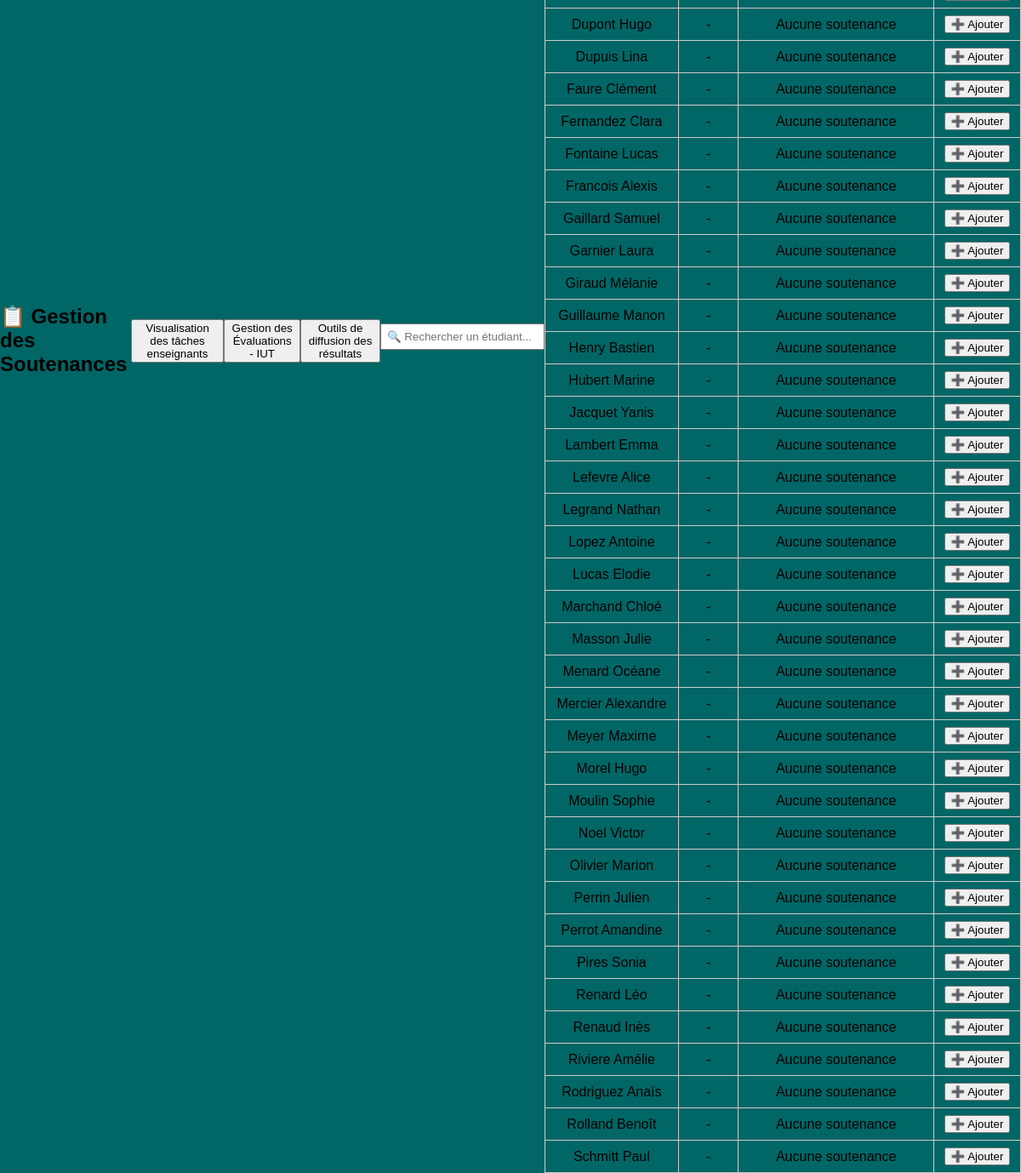
The page /back/mainAdministration.php on the database its author committed.
### tables this page shows
CREATE TABLE `EtudiantsBUT2ou3` (
  `IdEtudiant` smallint(6) NOT NULL,
  `nom` varchar(50) NOT NULL,
  `prenom` varchar(50) NOT NULL,
  `mail` varchar(80) NOT NULL
);

### back/mainAdministration.php (the view, shortened to what this page needs)
<?php
$host = 'localhost';
$db   = 'evaluationstages';
$user = 'root';
$pass = '';
$charset = 'utf8mb4';
$dsn = "mysql:host=$host;dbname=$db;charset=$charset";
$options = [
    PDO::ATTR_ERRMODE => PDO::ERRMODE_EXCEPTION,
    PDO::ATTR_DEFAULT_FETCH_MODE => PDO::FETCH_ASSOC,
];
try {
    $pdo = new PDO($dsn, $user, $pass, $options);
} catch (PDOException $e) {
    echo "Erreur de connexion : " . $e->getMessage();
    exit;
}
$sql = "SELECT IdEtudiant, nom, prenom FROM etudiantsbut2ou3 ORDER BY nom, prenom";
$etudiants = $pdo->query($sql)->fetchAll();
?>
<!DOCTYPE html>
<html lang="fr">
<head>
    <link rel="stylesheet" href="style.css">
</head>
<body>
<h2>📋 Gestion des Soutenances</h2>
<a href="Partie3.1/3_1_natan.php">
    <button>Visualisation des tâches enseignants</button>
</a>
<a href="Partie3.3/index.php">
    <button>Gestion des Évaluations - IUT</button>
</a>
<a href="Partie3.4/index.php">
    <button>Outils de diffusion des résultats</button>
</a>
<input type="text" id="searchInput" placeholder="🔍 Rechercher un étudiant...">
<table id="tableEtudiants">
    <tbody>
    <?php foreach ($etudiants as $etu): ?>
        <?php
        $sql = "
            SELECT 'stage' AS type, IdEvalStage AS id, date_h AS date, IdSalle, IdEnseignantTuteur
            FROM evalstage WHERE IdEtudiant = :id
            UNION
            SELECT 'anglais' AS type, IdEvalAnglais AS id, dateS AS date, IdSalle, NULL
            FROM evalanglais WHERE IdEtudiant = :id
            LIMIT 1
        ";
        $stmt = $pdo->prepare($sql);
        $stmt->execute(['id' => $etu['IdEtudiant']]);
        $soutenance = $stmt->fetch();
        $tuteurNom = "-";
        ?>
        <tr>
            <td><?= htmlspecialchars($etu['nom'] . " " . $etu['prenom']) ?></td>
            <td><?= $tuteurNom ?></td>
            <?php if ($soutenance): ?>
                <td><?= $soutenance['type'] === 'stage' ? "Portfolio & Stage" : "Anglais" ?></td>
                <td><?= htmlspecialchars($soutenance['date']) ?></td>
                <td><?= htmlspecialchars($soutenance['IdSalle']) ?></td>
                <td class="actions">
                    <a href="Partie3.2/EditSoutenance.php?id=<?= $soutenance['id'] ?>&type=<?= $soutenance['type'] ?>">
                        <button>✏️ Modifier</button>
                    </a>
                    <a href="Partie3.2/DeleteSoutenance.php?id=<?= $soutenance['id'] ?>&type=<?= $soutenance['type'] ?>" onclick="return confirm('Supprimer cette soutenance ?')">
                        <button style="color:red;">❌ Supprimer</button>
                    </a>
                </td>
            <?php else: ?>
                <td colspan="3">Aucune soutenance</td>
                <td>
                    <a href="Partie3.2/AddSoutenance.php?idEtudiant=<?= $etu['IdEtudiant'] ?>">
                        <button>➕ Ajouter</button>
                    </a>
                </td>
            <?php endif; ?>
        </tr>
    <?php endforeach; ?>
    </tbody>
</table>
</body>
</html>

### style.css (style rules this page uses)
body { font-family: Arial, sans-serif; background-color: #006666; display: flex; justify-content: center; align-items: center; height: 100vh; margin: 0; }

### back/mainAdministration.php (style rules this page uses)
table { border-collapse: collapse; width: 100%; margin-top: 20px; }
#searchInput { width: 300px; padding: 6px; margin-bottom: 10px; }

### rows shown on the page
etudiantsbut2ou3: nom+prenom "Dupont Hugo", tuteurNom "-"
etudiantsbut2ou3: nom+prenom "Dupuis Lina", tuteurNom "-"
etudiantsbut2ou3: nom+prenom "Faure Clément", tuteurNom "-"
etudiantsbut2ou3: nom+prenom "Fernandez Clara", tuteurNom "-"
etudiantsbut2ou3: nom+prenom "Fontaine Lucas", tuteurNom "-"
etudiantsbut2ou3: nom+prenom "Francois Alexis", tuteurNom "-"
etudiantsbut2ou3: nom+prenom "Gaillard Samuel", tuteurNom "-"
etudiantsbut2ou3: nom+prenom "Garnier Laura", tuteurNom "-"
etudiantsbut2ou3: nom+prenom "Giraud Mélanie", tuteurNom "-"
etudiantsbut2ou3: nom+prenom "Guillaume Manon", tuteurNom "-"
etudiantsbut2ou3: nom+prenom "Henry Bastien", tuteurNom "-"
etudiantsbut2ou3: nom+prenom "Hubert Marine", tuteurNom "-"
etudiantsbut2ou3: nom+prenom "Jacquet Yanis", tuteurNom "-"
etudiantsbut2ou3: nom+prenom "Lambert Emma", tuteurNom "-"
etudiantsbut2ou3: nom+prenom "Lefevre Alice", tuteurNom "-"
etudiantsbut2ou3: nom+prenom "Legrand Nathan", tuteurNom "-"
etudiantsbut2ou3: nom+prenom "Lopez Antoine", tuteurNom "-"
etudiantsbut2ou3: nom+prenom "Lucas Elodie", tuteurNom "-"
etudiantsbut2ou3: nom+prenom "Marchand Chloé", tuteurNom "-"
etudiantsbut2ou3: nom+prenom "Masson Julie", tuteurNom "-"
etudiantsbut2ou3: nom+prenom "Menard Océane", tuteurNom "-"
etudiantsbut2ou3: nom+prenom "Mercier Alexandre", tuteurNom "-"
etudiantsbut2ou3: nom+prenom "Meyer Maxime", tuteurNom "-"
etudiantsbut2ou3: nom+prenom "Morel Hugo", tuteurNom "-"
etudiantsbut2ou3: nom+prenom "Moulin Sophie", tuteurNom "-"
etudiantsbut2ou3: nom+prenom "Noel Victor", tuteurNom "-"
etudiantsbut2ou3: nom+prenom "Olivier Marion", tuteurNom "-"
etudiantsbut2ou3: nom+prenom "Perrin Julien", tuteurNom "-"
etudiantsbut2ou3: nom+prenom "Perrot Amandine", tuteurNom "-"
etudiantsbut2ou3: nom+prenom "Pires Sonia", tuteurNom "-"
etudiantsbut2ou3: nom+prenom "Renard Léo", tuteurNom "-"
etudiantsbut2ou3: nom+prenom "Renaud Inès", tuteurNom "-"
etudiantsbut2ou3: nom+prenom "Riviere Amélie", tuteurNom "-"
etudiantsbut2ou3: nom+prenom "Rodriguez Anaïs", tuteurNom "-"
etudiantsbut2ou3: nom+prenom "Rolland Benoît", tuteurNom "-"
etudiantsbut2ou3: nom+prenom "Schmitt Paul", tuteurNom "-"
